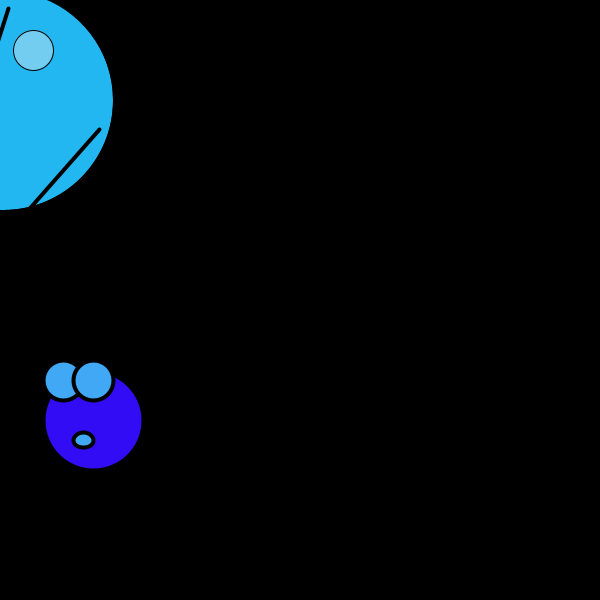
Frame 1 (no input)
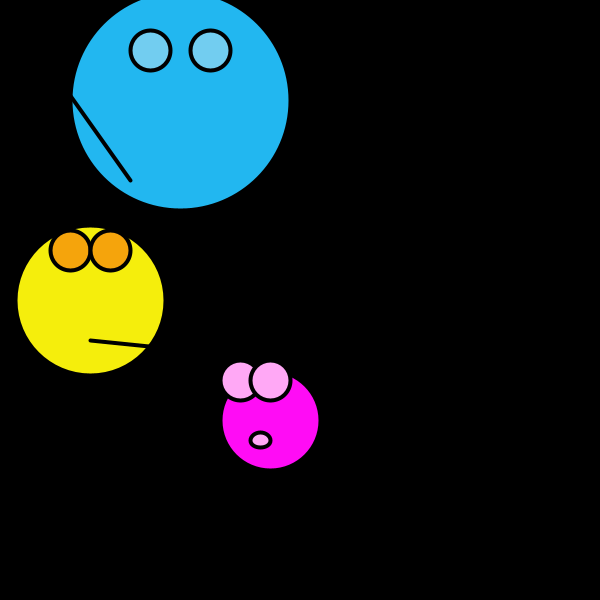
Frame 60 (the mouse pressed at the canvas centre just before this capture)
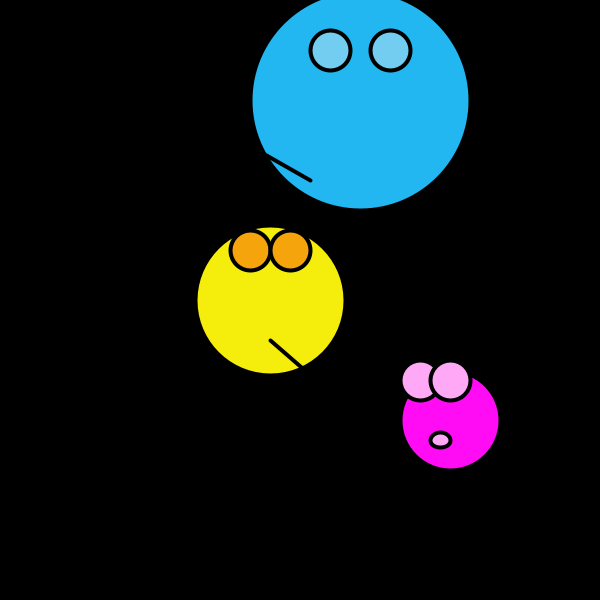
Frame 120 (the mouse held since frame 60 and released just before this capture)

The Processing sketch that drew these frames (run headless with seeded random() and noise(); from frame 60 on, the mouse is pressed at the canvas centre):

// Processing sketch: processing_16293
// ── processing_16293.pde

int x=0;
int speed=3;
int y=100;
void setup(){
  size(600,600);
  smooth();
}
void draw(){
  background(0);
  mover();
  rebotar();
  display();
}
void mover(){
  x=x+ speed;
  y=y+speed+1;
}
void rebotar(){
  if((x>width)||(x<0)){
    speed=speed*-1;
    if ((y>width)||(y<0)){
      speed=speed*+1;
    }
  }}
 
  void display(){
    fill(34,183,240);
    ellipse(x,100,220,220);
    fill(114,205,240);
    ellipse(x-30,50,40,40);
    ellipse(x+30,50,40,40);
    strokeWeight(4);
    line(x-50,180,8,8);
  
  
    fill(245,238,12);
    ellipse(x-90,300,150,150);
    fill(245,164,12);
    ellipse(x-110,250,40,40);
    ellipse(x-70,250,40,40);
    strokeWeight(4);
    line(x-90,340,y-5,y+25);
   
    fill(y-54,12,245);
    ellipse(x+90,420,100,100);
    fill(y-40,168,245);
    
    ellipse(x+60,380,40,40);
    ellipse(x+90,380,40,40);
    strokeWeight(4);
    ellipse(x+80,440,20,15);
     
  }
   void keyPressed(){
    noLoop();
  }
  void mousePressed(){
  loop();
 
  }
  
